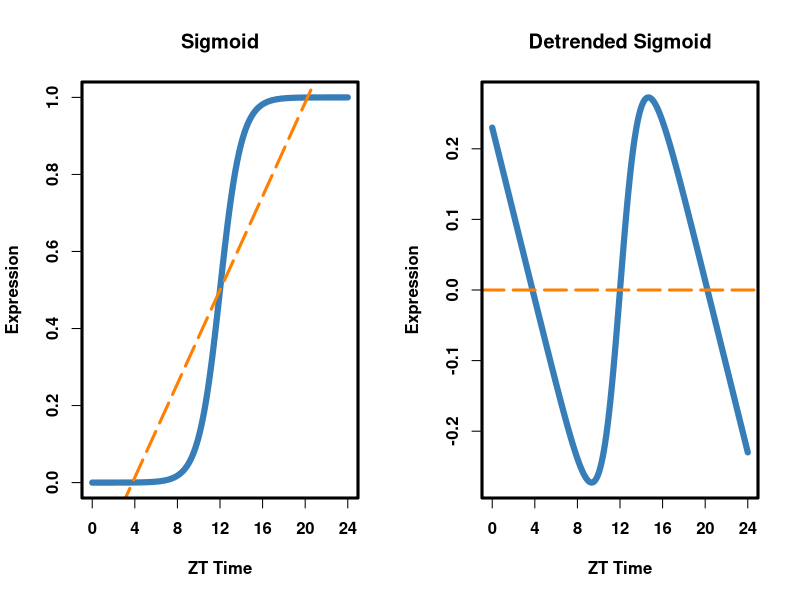

Here is the R script that generated this plot:

# initialize dataset
tp <- seq(from = 0, to = 24, by = .1)
amp <- 1
growth <- -1
shift <- 12
sigmoid <- amp / (1 + exp(growth * (tp - shift)))

data <- data.frame(
  x = tp,
  y = sigmoid
)
linearFit <- lm(y ~ x, data = data)

# detrend sigmoid with
data <- cbind(data, data.frame(detrend = sigmoid - predict(linearFit)))
checkDetrended <- lm(detrend ~ x, data = data)

# plotting parameters
colLT <- "#ff7f00"
colSig <- "#377eb8"
lwdLT <- 3
lwdSig <- 6
ltyLT <- 5

# generate the plot
pdf(file = "~/Desktop/TimeCycle-data/Results/Figures/detrend.pdf", width = 8, height = 4)

par(mfrow = c(1, 2), font.lab = 2, font.axis = 2)
plot(
  x = data$x,
  y = data$y,
  type = "l",
  lwd = lwdSig,
  col = colSig,
  main = "Sigmoid",
  xlab = "ZT Time",
  ylab = "Expression",
  axes = F
)
abline(linearFit, lwd = lwdLT, lty = ltyLT, col = colLT)
axis(side = 1, at = seq(0, 24, 4), labels = seq(0, 24, 4))
axis(side = 2)
box(lwd = 3)

plot(
  x = data$x,
  y = data$detrend,
  type = "l",
  lwd = lwdSig,
  col = colSig,
  main = "Detrended Sigmoid",
  xlab = "ZT Time",
  ylab = "Expression",
  axes = F
)
abline(checkDetrended, lwd = lwdLT, lty = ltyLT, col = colLT)
axis(side = 1, at = seq(0, 24, 4), labels = seq(0, 24, 4))
axis(side = 2)
box(lwd = 3)


dev.off()
